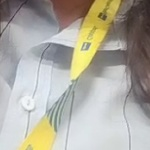
#> input picture UNIDAD 3/ReconocimientoFacial/Data/leslie/rostro_0.jpg, 150 x 150 px, found by its file name; its folder holds 3 pictures in this run
$ python entrenadorRF.py
#> lines starting #> are read from the running program, lines starting #| are printed output that depends on the picture
from itertools import count
import cv2
import os
import numpy as np

dataPath = 'C:/Users/pC Gamer/Desktop/U3-Reconocimiento-Facial/Data'
peopleList = os.listdir(dataPath)
print('Lista de personas: ', peopleList)

labels = []
facesData = []
label = 0

for nameDir in peopleList:
    personPath = dataPath + '/' + nameDir
    print('Leyendo imagenes')

    for fileName in os.listdir(personPath):
        print('Rostros: ',nameDir + '/' + fileName)###
        labels.append(label)
        facesData.append(cv2.imread(personPath + '/' + fileName,0))
        image = cv2.imread(personPath + '/' + fileName,0)
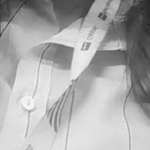
#> image: shape (150, 150); min 37, max 247, mean 171.1
        #cv2.imshow('image', image)
        #cv2.waitKey(10)
    label = label + 1
#> label = 1

# Métodos para entrenar el reconocedor
face_recognizer = cv2.face.EigenFaceRecognizer_create()
#face_recognizer = cv2.face.FisherFaceRecognizer_create()
#face_recognizer = cv2.face.LBPHFaceRecognizer_create()


print('Entrenando....')
face_recognizer.train(facesData, np.array(labels))###ERROR


#facesData.count(0)
#print(np.array(labels))
#print(facesData)
# Almacenando el modelo obtenido
face_recognizer.write('modeloEigenFace.xml')
#face_recognizer.write('modeloFisherFace.xml')
#face_recognizer.write('modeloLBPHFace.xml')


print('Modelo Almacenado....')
